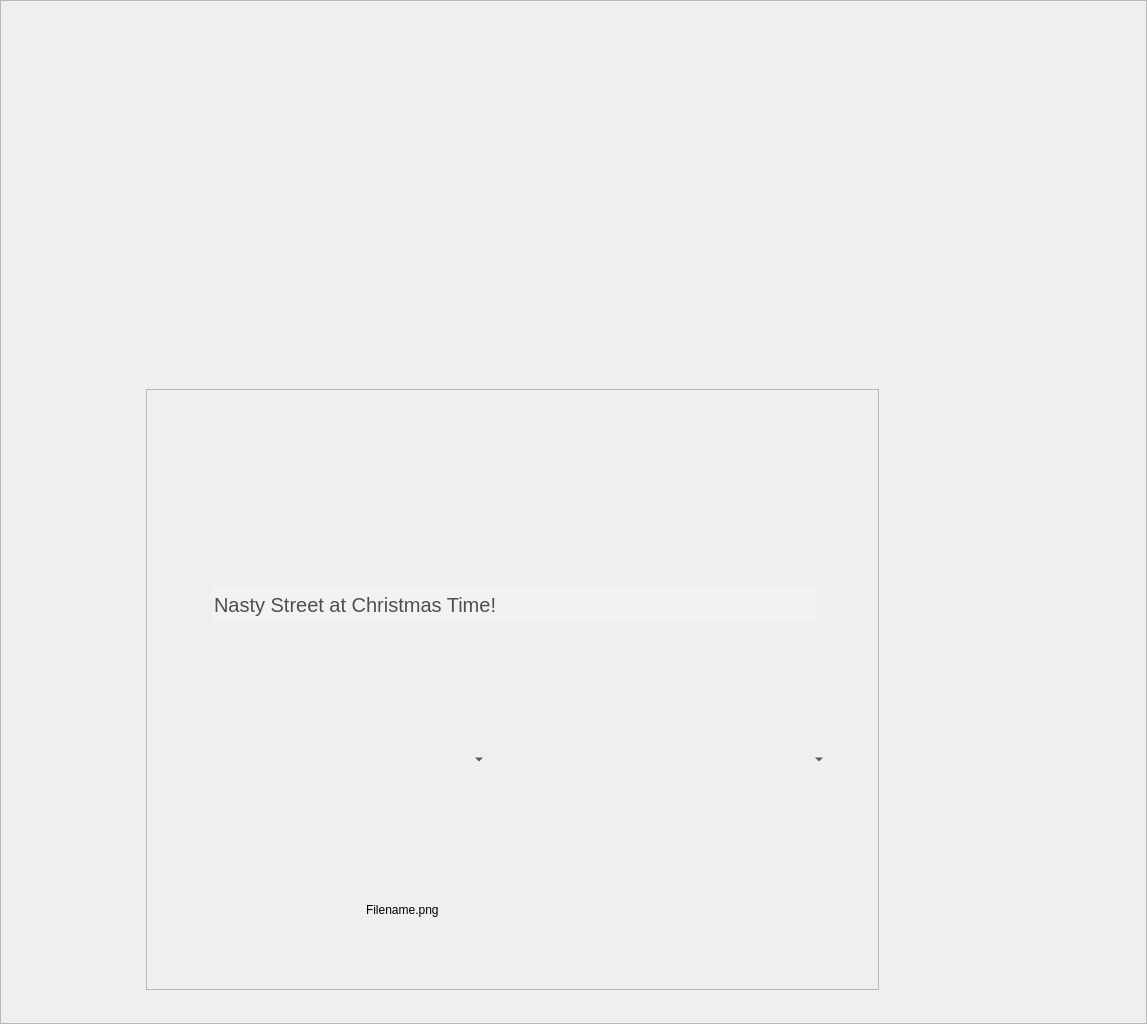
<?xml version="1.0" encoding="UTF-8"?>
<ui version="4.0">
 <class>Form</class>
 <widget class="QWidget" name="Form">
  <property name="geometry">
   <rect>
    <x>0</x>
    <y>0</y>
    <width>1147</width>
    <height>1024</height>
   </rect>
  </property>
  <property name="windowTitle">
   <string>Form</string>
  </property>
  <widget class="QFrame" name="Background">
   <property name="geometry">
    <rect>
     <x>0</x>
     <y>0</y>
     <width>1147</width>
     <height>1024</height>
    </rect>
   </property>
   <property name="styleSheet">
    <string notr="true">[objectName^=&quot;Background&quot;]
{
	background-image:url(:/static/background.png)
}

[objectName^=&quot;stepFrame&quot;]
{
	background-image:url(:/static/s2.png)
}

QPushButton
{
	background-color: none;
	border:none;
}

QLineEdit
{
	background-color: rgb(242, 242, 242);
    border:none;
    font-size:20px;
	color: rgb(79, 79, 79)
}

[objectName^=&quot;filename&quot;]
{
	font-size: 15px;
}

QComboBox
{
	border: none;
	font-size: 19px;
	padding-left: 15px;
	background-color:rgba(255, 255, 255, 0);
	icon-size: 20px
}

QComboBox::drop-down
{
	image: none;
	border-radius: 10px;
}

QComboBox QAbstractItemView
{
	border-radius: 10px;
	background-color: rgb(255, 255, 255);
}
</string>
   </property>
   <property name="frameShape">
    <enum>QFrame::StyledPanel</enum>
   </property>
   <property name="frameShadow">
    <enum>QFrame::Raised</enum>
   </property>
   <widget class="QFrame" name="stepFrame">
    <property name="geometry">
     <rect>
      <x>146</x>
      <y>389</y>
      <width>733</width>
      <height>601</height>
     </rect>
    </property>
    <property name="frameShape">
     <enum>QFrame::StyledPanel</enum>
    </property>
    <property name="frameShadow">
     <enum>QFrame::Raised</enum>
    </property>
    <widget class="QLineEdit" name="location">
     <property name="geometry">
      <rect>
       <x>66</x>
       <y>198</y>
       <width>605</width>
       <height>35</height>
      </rect>
     </property>
     <property name="text">
      <string>Nasty Street at Christmas Time!</string>
     </property>
    </widget>
    <widget class="QPushButton" name="next_but">
     <property name="geometry">
      <rect>
       <x>590</x>
       <y>530</y>
       <width>122</width>
       <height>52</height>
      </rect>
     </property>
     <property name="text">
      <string/>
     </property>
    </widget>
    <widget class="QPushButton" name="back_but">
     <property name="geometry">
      <rect>
       <x>440</x>
       <y>530</y>
       <width>122</width>
       <height>52</height>
      </rect>
     </property>
     <property name="text">
      <string/>
     </property>
    </widget>
    <widget class="QPushButton" name="choosefile">
     <property name="geometry">
      <rect>
       <x>60</x>
       <y>500</y>
       <width>141</width>
       <height>52</height>
      </rect>
     </property>
     <property name="text">
      <string/>
     </property>
    </widget>
    <widget class="QLabel" name="filename">
     <property name="geometry">
      <rect>
       <x>220</x>
       <y>510</y>
       <width>101</width>
       <height>21</height>
      </rect>
     </property>
     <property name="text">
      <string>Filename.png</string>
     </property>
    </widget>
    <widget class="QComboBox" name="d_cat">
     <property name="geometry">
      <rect>
       <x>60</x>
       <y>350</y>
       <width>281</width>
       <height>41</height>
      </rect>
     </property>
     <property name="editable">
      <bool>false</bool>
     </property>
     <property name="currentText">
      <string/>
     </property>
     <property name="insertPolicy">
      <enum>QComboBox::NoInsert</enum>
     </property>
     <property name="frame">
      <bool>false</bool>
     </property>
    </widget>
    <widget class="QComboBox" name="d_prio">
     <property name="geometry">
      <rect>
       <x>400</x>
       <y>350</y>
       <width>281</width>
       <height>41</height>
      </rect>
     </property>
    </widget>
    <widget class="QPushButton" name="gps">
     <property name="geometry">
      <rect>
       <x>581</x>
       <y>161</y>
       <width>101</width>
       <height>21</height>
      </rect>
     </property>
     <property name="text">
      <string/>
     </property>
    </widget>
   </widget>
   <widget class="QLabel" name="step1">
    <property name="geometry">
     <rect>
      <x>160</x>
      <y>300</y>
      <width>200</width>
      <height>51</height>
     </rect>
    </property>
    <property name="text">
     <string/>
    </property>
    <property name="pixmap">
     <pixmap resource="../Resources/flagging/fl_res.qrc">:/steps/s1_d.png</pixmap>
    </property>
    <property name="alignment">
     <set>Qt::AlignCenter</set>
    </property>
   </widget>
   <widget class="QLabel" name="step2">
    <property name="geometry">
     <rect>
      <x>420</x>
      <y>300</y>
      <width>200</width>
      <height>51</height>
     </rect>
    </property>
    <property name="text">
     <string/>
    </property>
    <property name="pixmap">
     <pixmap resource="../Resources/flagging/fl_res.qrc">:/steps/s2_a.png</pixmap>
    </property>
    <property name="alignment">
     <set>Qt::AlignCenter</set>
    </property>
   </widget>
   <widget class="QLabel" name="step3">
    <property name="geometry">
     <rect>
      <x>670</x>
      <y>300</y>
      <width>200</width>
      <height>51</height>
     </rect>
    </property>
    <property name="text">
     <string/>
    </property>
    <property name="pixmap">
     <pixmap resource="../Resources/flagging/fl_res.qrc">:/steps/s3_d.png</pixmap>
    </property>
    <property name="alignment">
     <set>Qt::AlignCenter</set>
    </property>
   </widget>
  </widget>
 </widget>
 <resources>
  <include location="../Resources/flagging/fl_res.qrc"/>
 </resources>
 <connections/>
</ui>
